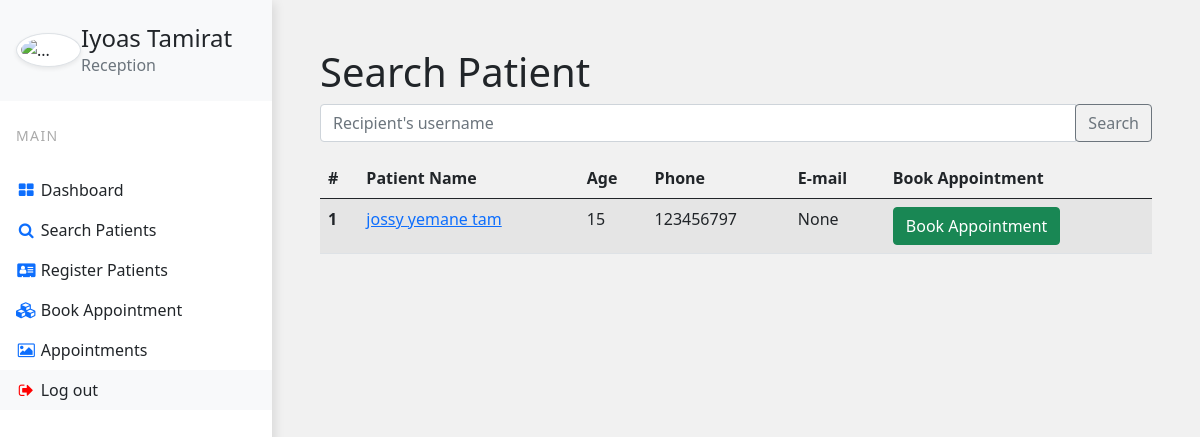
Page /searchpatients/ (signed in) on the committed database.
### base/models.py (models this page shows, shortened)
class ReceptionProfile(models.Model):
    recepetion = models.OneToOneField(User,null=True,on_delete=models.CASCADE)
    first_name = models.CharField(max_length = 20, null=True)
    last_name = models.CharField(max_length = 20, null=True)
    phone =  models.CharField(max_length=20,unique = True)
    profile_picture = models.ImageField(null=True, blank = True, upload_to = 'images/')

class Patient(models.Model):
    bloodtype = [
    ('A', 'A'),
    ('B', 'B'),
    ('AB', 'AB'),
    ('O', 'O'),
    ]
    RHtype = [
        ('+', '+'),
        ('-', '-')
    ]
    gendertype = [
        ('Male','M'),
        ('Female','F')
    ]
    reception = models.ForeignKey(User , null=True, on_delete=models.CASCADE)
    first_name = models.CharField(max_length = 20, null=True)
    middle_name = models.CharField(max_length = 20, null=True)
    last_name = models.CharField(max_length = 20, null=True)
    gender = models.CharField(max_length=10,choices=gendertype,null=True)
    email = models.EmailField(null=True,blank=True)
    phone =  models.CharField(max_length=20,unique = True,default=True)
    dateofbirth = models.DateField(blank=True, null=True)
    bloodtype = models.CharField(max_length=10, choices= bloodtype)
    RH = models.CharField(max_length=10, choices= RHtype)
    address = models.CharField(null=True,max_length=20)
    def get_age(self):
        age = date.today()-self.dateofbirth
        return int((age).days/365.25)

### base/views.py (the view)
# urls.py: path('searchpatients/', views.SearchPatients, name='searchpatients'),
@login_required(login_url='login')
def SearchPatients(request):
    search_patient = request.GET.get('search')
    if search_patient:
        searched_patients = Patient.objects.filter(Q(first_name__icontains=search_patient) | Q(last_name__icontains=search_patient)
                                | Q(middle_name__icontains=search_patient) | Q(email__icontains=search_patient) | Q(phone__icontains=search_patient))
    else:
        searched_patients=Patient.objects.all()
    if request.user.groups.filter(name='Doctor').exists():
        return render(request,'base/doctor/searchpatients.html',{'patients':searched_patients})
    else:
        return render(request,'base/reception/searchpatients.html',{'patients':searched_patients})

### base/templates/base/reception/searchpatients.html
{% extends "base/reception/rec_base.html" %}
{%block content%}
<h1>Search Patient</h1>
<form action="{% url 'searchpatients' %}">
<div class="input-group mb-3">
    <input type="text" name='search' class="form-control" placeholder="Recipient's username" aria-label="Recipient's username" aria-describedby="basic-addon2">
    <div class="input-group-append">
      <button class="btn btn-outline-secondary" type="submit" >Search</button>
    </div>
  </div>
</form>
<table class="table table-striped">
    <thead>
      <tr>
        <th scope="col">#</th>
        <th scope="col">Patient Name</th>
        <th scope="col">Age</th>
        <th scope="col">Phone</th>
        <th scope="col">E-mail</th>
        <th scope="col">Book Appointment</th>
      </tr>
    </thead>
    <tbody>
        {% for patient in patients %}
      <tr>
        <th scope="row">{{patient.id}}</th>
        <td><a href="{% url 'patientprofile' patient.id%}"> {{patient.first_name}} {{patient.middle_name}} {{patient.last_name}}</a></td>
        <td>{{patient.get_age}}</td>
        <td>{{patient.phone}}</td>
        <td>{{patient.email}}</td>
        <td><a href="{% url 'bookappointmentfromprofile' patient.id %}" class="btn btn-success">Book Appointment</a>   </td>
      </tr>
        {% endfor %}
    </tbody>
  </table>
{% endblock%}

### base/templates/base/reception/rec_base.html (shortened to what this page needs)
<!DOCTYPE html>
<html lang="en">
<head>
    <link href="https://cdn.jsdelivr.net/npm/bootstrap@5.0.0-beta3/dist/css/bootstrap.min.css" rel="stylesheet"/>
    <link rel="stylesheet" href="https://cdnjs.cloudflare.com/ajax/libs/font-awesome/4.7.0/css/font-awesome.min.css">
    {% load static %}
    <link rel="stylesheet" href="{% static 'styles/reception_home.css' %}">
</head>
</head>
<body>
<div class="vertical-nav bg-white" id="sidebar">
  <div class="py-4 px-3 mb-4 bg-light">
    <div class="media d-flex align-items-center">
      {% if request.user.receptionprofile.profile_picture.url != None%}
            <img src="{{ request.user.receptionprofile.profile_picture.url }}" alt="..." style="height: 90px; object-fit: cover;" width="90" class="mr-3 rounded-circle img-thumbnail shadow-sm">
      {% else %}
            <img src="https://bootstrapious.com/i/snippets/sn-v-nav/avatar.png" alt="..." width="65" class="mr-3 rounded-circle img-thumbnail shadow-sm">
      {% endif %}
      <div class="media-body">
        <h4 class="m-0">{{request.user.receptionprofile.first_name}} {{request.user.receptionprofile.last_name}}</h4>
        <p class="font-weight-light text-muted mb-0">Reception</p>
      </div>
    </div>
  </div>
  <p class="text-gray font-weight-bold text-uppercase px-3 small pb-4 mb-0">Main</p>
  <ul class="nav flex-column bg-white mb-0">
    <li class="nav-item">
      <a href="{% url 'receptionhome'%}" class="nav-link text-dark font-italic">
                <i class="fa fa-th-large mr-3 text-primary fa-fw"></i>
                Dashboard
            </a>
    </li>
    <li class="nav-item">
      <a href="{% url 'searchpatients'%}" class="nav-link text-dark font-italic">
                <i class="fa fa-search mr-3 text-primary fa-fw"></i>
                Search Patients
            </a>
    <li class="nav-item">
      <a href="{% url 'registerpatient'%}" class="nav-link text-dark font-italic">
                <i class="fa fa-address-card mr-3 text-primary fa-fw"></i>
                Register Patients
            </a>
    </li>
    <li class="nav-item">
      <a href="{% url 'bookappointment'%}" class="nav-link text-dark font-italic">
                <i class="fa fa-cubes mr-3 text-primary fa-fw"></i>
                Book Appointment
            </a>
    </li>
    <li class="nav-item">
      <a href="{% url 'appointments'%}" class="nav-link text-dark font-italic">
                <i class="fa fa-picture-o mr-3 text-primary fa-fw"></i>
                Appointments
            </a>
    </li>
    <li class="nav-item">
      <a href="{% url 'logout'%}" class="nav-link text-dark font-italic bg-light">
                <i class="fa fa-sign-out mr-3  fa-fw" style="color:red"></i>
                Log out
            </a>
    </li>
  </ul>
</div>
<div class="page-content p-5" id="content">
{%block content%}
{% endblock %}
</div>
</body>
</html>

### static/styles/reception_home.css (style rules this page uses)
.vertical-nav { min-width: 17rem; width: 17rem; height: 100vh; position: fixed; top: 0; left: 0; box-shadow: 3px 3px 10px rgba(0, 0, 0, 0.1); transition: all 0.4s; }
.page-content { width: calc(100% - 17rem); margin-left: 17rem; transition: all 0.4s; }
body { background-color: #f1f1f1; min-height: 100vh; overflow-x: hidden; }
.text-uppercase { letter-spacing: 0.1em; }
.text-gray { color: #aaa; }

### rows in the picture
Patient: id "1", first_name "jossy", middle_name "yemane", last_name "tam", get_age "15", phone "123456797", email "None"

### other values in the picture
{{ request.user.receptionprofile.first_name }} "Iyoas"
{{ request.user.receptionprofile.last_name }} "Tamirat"
